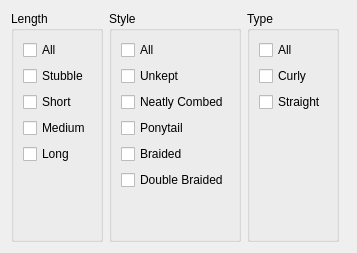
       <widget class="QWidget" name="hairItems">
        <layout class="QHBoxLayout" name="horizontalLayout_31">
         <item>
          <widget class="QGroupBox" name="groupBox_82">
           <property name="title">
            <string>Length</string>
           </property>
           <layout class="QVBoxLayout" name="verticalLayout_80">
            <item>
             <widget class="QCheckBox" name="checkBox_366">
              <property name="text">
               <string>All</string>
              </property>
             </widget>
            </item>
            <item>
             <widget class="QCheckBox" name="checkBox_367">
              <property name="text">
               <string>Stubble</string>
              </property>
             </widget>
            </item>
            <item>
             <widget class="QCheckBox" name="checkBox_368">
              <property name="text">
               <string>Short</string>
              </property>
             </widget>
            </item>
            <item>
             <widget class="QCheckBox" name="checkBox_369">
              <property name="text">
               <string>Medium</string>
              </property>
             </widget>
            </item>
            <item>
             <widget class="QCheckBox" name="checkBox_370">
              <property name="text">
               <string>Long</string>
              </property>
             </widget>
            </item>
            <item>
             <spacer name="verticalSpacer_71">
              <property name="orientation">
               <enum>Qt::Vertical</enum>
              </property>
              <property name="sizeHint" stdset="0">
               <size>
                <width>20</width>
                <height>40</height>
               </size>
              </property>
             </spacer>
            </item>
           </layout>
          </widget>
         </item>
         <item>
          <widget class="QGroupBox" name="groupBox_83">
           <property name="title">
            <string>Style</string>
           </property>
           <layout class="QVBoxLayout" name="verticalLayout_81">
            <item>
             <widget class="QCheckBox" name="checkBox_371">
              <property name="text">
               <string>All</string>
              </property>
             </widget>
            </item>
            <item>
             <widget class="QCheckBox" name="checkBox_372">
              <property name="text">
               <string>Unkept</string>
              </property>
             </widget>
            </item>
            <item>
             <widget class="QCheckBox" name="checkBox_373">
              <property name="text">
               <string>Neatly Combed</string>
              </property>
             </widget>
            </item>
            <item>
             <widget class="QCheckBox" name="checkBox_374">
              <property name="text">
               <string>Ponytail</string>
              </property>
             </widget>
            </item>
            <item>
             <widget class="QCheckBox" name="checkBox_375">
              <property name="text">
               <string>Braided</string>
              </property>
             </widget>
            </item>
            <item>
             <widget class="QCheckBox" name="checkBox_376">
              <property name="text">
               <string>Double Braided</string>
              </property>
             </widget>
            </item>
            <item>
             <spacer name="verticalSpacer_72">
              <property name="orientation">
               <enum>Qt::Vertical</enum>
              </property>
              <property name="sizeHint" stdset="0">
               <size>
                <width>20</width>
                <height>40</height>
               </size>
              </property>
             </spacer>
            </item>
           </layout>
          </widget>
         </item>
         <item>
          <widget class="QGroupBox" name="groupBox_84">
           <property name="title">
            <string>Type</string>
           </property>
           <layout class="QVBoxLayout" name="verticalLayout_82">
            <item>
             <widget class="QCheckBox" name="checkBox_377">
              <property name="text">
               <string>All</string>
              </property>
             </widget>
            </item>
            <item>
             <widget class="QCheckBox" name="checkBox_378">
              <property name="text">
               <string>Curly</string>
              </property>
             </widget>
            </item>
            <item>
             <widget class="QCheckBox" name="checkBox_379">
              <property name="text">
               <string>Straight</string>
              </property>
             </widget>
            </item>
            <item>
             <spacer name="verticalSpacer_73">
              <property name="orientation">
               <enum>Qt::Vertical</enum>
              </property>
              <property name="sizeHint" stdset="0">
               <size>
                <width>20</width>
                <height>40</height>
               </size>
              </property>
             </spacer>
            </item>
           </layout>
          </widget>
         </item>
         <item>
          <spacer name="horizontalSpacer_37">
           <property name="orientation">
            <enum>Qt::Horizontal</enum>
           </property>
           <property name="sizeHint" stdset="0">
            <size>
             <width>7</width>
             <height>20</height>
            </size>
           </property>
          </spacer>
         </item>
        </layout>
       </widget>
